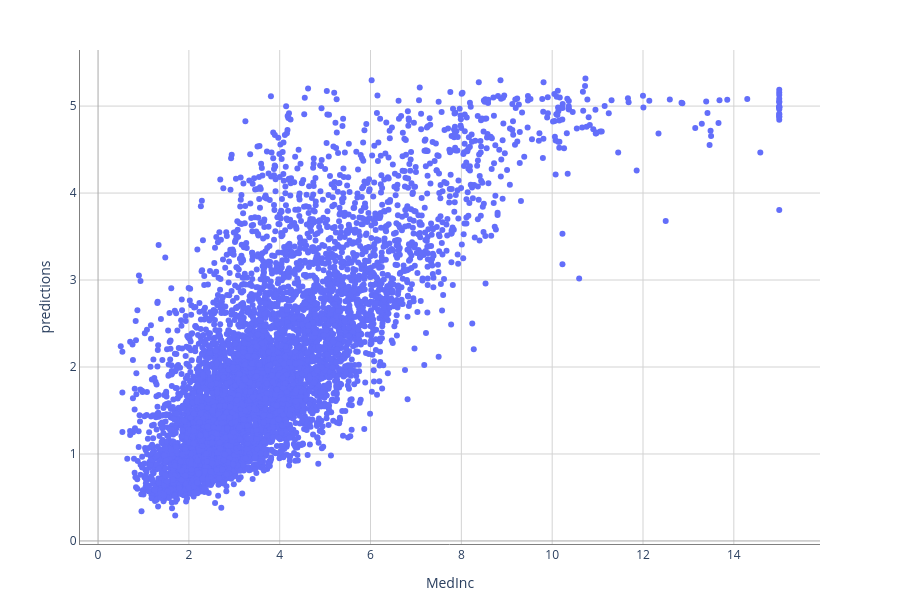

Notebook code for this chart:
### Markdown cell above
The Oracle AutoMLx solution offers also What-IF tool to explain a trained ML model's predictions through a simple interactive interface.

You can use What-IF explainer to explore and visualize immediately how changing a sample value will affect the model's prediction. Furthermore, What-IF can be used to visualize how model's predictions are related to any feature of the dataset.

### Code cell
explainer.explore_whatif(X_test, y_test)

### Figure 1 — Plotly figure (JSON) as saved in the notebook; plotly's stock layout.template omitted (floating-point values rounded to 4 significant figures; data arrays with more than 128 entries replaced by an {"elided": "..."} marker saying what was removed)
{"data": [{"hovertemplate": "MedInc: %{x}<br>predictions: %{y}", "marker": {"colorscale": [[0.0, "rgb(142,1,82)"], [0.1, "rgb(197,27,125)"], [0.2, "rgb(222,119,174)"], [0.3, "rgb(241,182,218)"], [0.4, "rgb(253,224,239)"], [0.5, "rgb(247,247,247)"], [0.6, "rgb(230,245,208)"], [0.7, "rgb(184,225,134)"], [0.8, "rgb(127,188,65)"], [0.9, "rgb(77,146,33)"], [1.0, "rgb(39,100,25)"]], "line": {"color": "white"}, "showscale": false, "symbol": 0}, "mode": "markers", "name": "", "showlegend": false, "type": "scatter", "uid": "f7e842b5-5ce3-4fa5-9509-65f09a996afc", "x": {"elided": "6192 float values"}, "y": {"elided": "6192 float values"}}], "layout": {"height": 600, "legend": {"itemsizing": "constant"}, "margin": {"b": 50, "t": 50}, "plot_bgcolor": "rgba(0,0,0,0)", "title": {"x": 0.5}, "xaxis": {"categoryorder": "category ascending", "gridcolor": "LightGrey", "linecolor": "Grey", "linewidth": 1, "mirror": false, "showline": true, "showticklabels": true, "side": "bottom", "title": {"text": "MedInc"}, "visible": true, "zeroline": true, "zerolinecolor": "DarkGrey", "zerolinewidth": 1}, "yaxis": {"categoryorder": "category ascending", "gridcolor": "LightGrey", "linecolor": "Grey", "linewidth": 1, "mirror": false, "showline": true, "showticklabels": true, "side": "left", "title": {"text": "predictions"}, "visible": true, "zeroline": true, "zerolinecolor": "DarkGrey", "zerolinewidth": 1}}}
